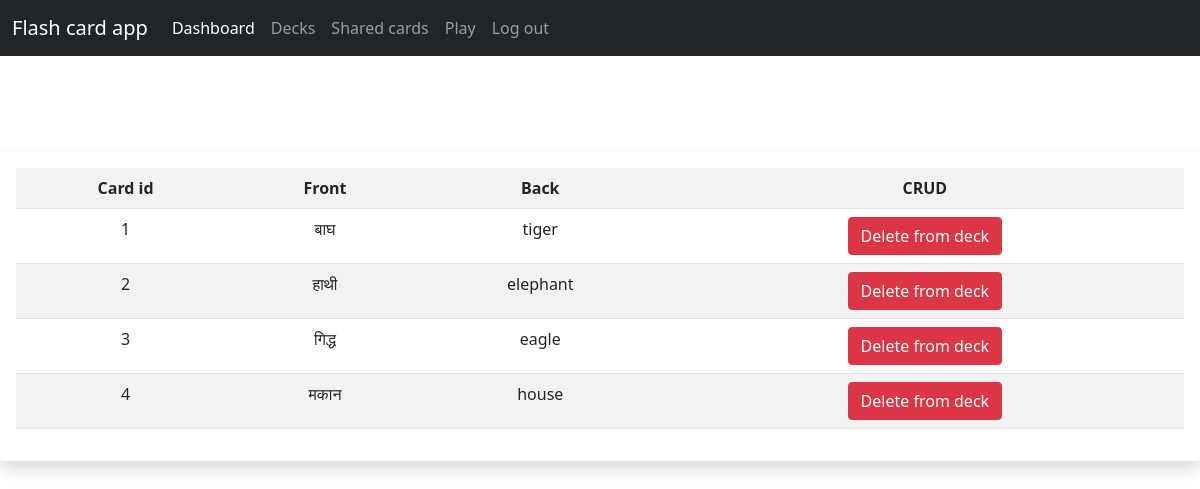
Screenshot of /decks/1 (signed in) with the database file from the repository.
### main.py (models this page shows)
class Card(db.Model):
    id = db.Column(db.Integer, primary_key = True, unique = True,autoincrement = True,nullable = False)
    front = db.Column(db.String(25),unique = True)
    back = db.Column(db.String(64), nullable = False)

### main.py (the view)
@app.route('/decks/<int:deck_id>')
@login_required
def show_deck(deck_id):
    cards = cdtable.query.filter_by(deck_id = deck_id).all()
    card_id_list = [x.card_id for x in cards]
    print(cards)
    cards = []
    for x in card_id_list:
        q = Card.query.filter_by(id = x).first()
        cards.append(q)
    print(cards)
    length = len(card_id_list)
    user = current_user
    return render_template('decks.html', flag = 2,cards = cards,deck_id = deck_id,user_id = user.id, length = length)

### main.py (called while the page is built)
@login_manager.user_loader
def load_user(user_id):
    return User.query.get(int(user_id))

### templates/decks.html (shortened to what this page needs)
{% extends "base.html" %}
{% block content%}
	{% if flag==2 %}
	<div  id="decks-table" class="shadow p-3 mb-5 bg-body rounded">
		{% if length !=0 %}
		<table class="table table-striped table-hover">
			<tr>
				<th>Card id</th>
				<th>Front</th>
				<th>Back</th>
				<th>CRUD</th>
			</tr>
			{% for card in cards %}
			<tr>
				<td>{{card.id}}</td>
				<td>{{card.front}}</td>
				<td>{{card.back}}</td>
				<td><a href="/decks/{{deck_id}}/delete/{{card.id}}" class="btn btn-danger" onclick="window.alert('Cards deleted from deck')">Delete from deck</a></td>
			</tr>
			{% endfor %}
		</table>
		{% endif %}
	</div>
	{% endif %}
{% endblock %}

### rows the page displays
Card: id "1", front "बाघ", back "tiger"
Card: id "2", front "हाथी", back "elephant"
Card: id "3", front "गिद्ध", back "eagle"
Card: id "4", front "मकान", back "house"
